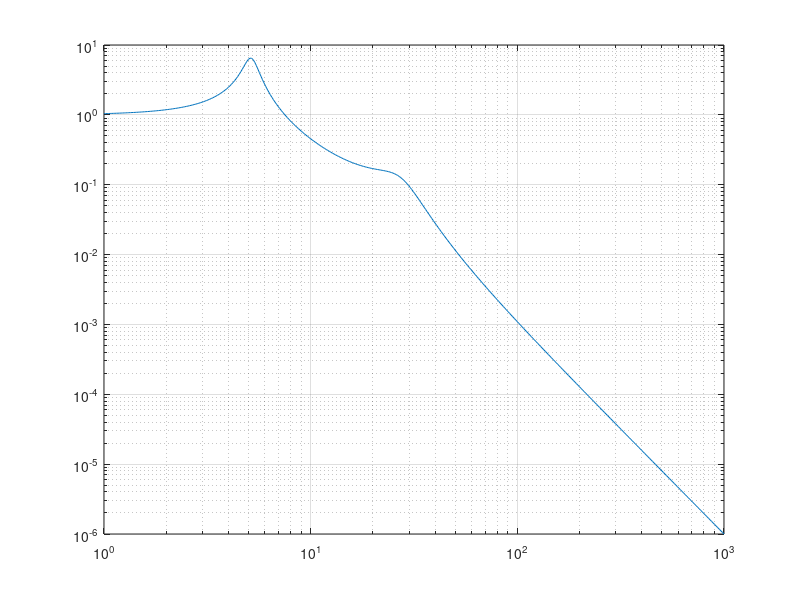

Write the MATLAB code that produced this figure.
clear
close all

M1 = 40; % kg
M2 = 250; % kg

B = 500; % Ns/m
K1 = 20000; % N/m
K2 = 10000; % N/m

w = logspace(0,3,400);
%s = linspace(-50, 50, 102);
s = 1i*w;

teller = (s*B + K2)*K1;
nevner = (M1*s.^2 + B*s + K2 + K1).*(M2*s.^2 + B*s + K2) - (B*s + K2).^2;

H = teller ./ nevner;
loglog(w, abs(H))
%plot(s, H)
grid on;